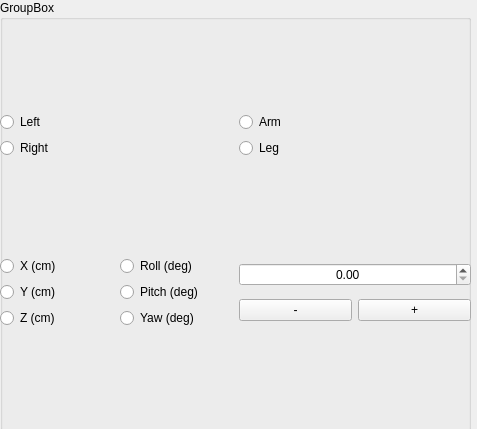
<?xml version="1.0" encoding="UTF-8"?>
<ui version="4.0">
 <class>Form</class>
 <widget class="QWidget" name="Form">
  <property name="geometry">
   <rect>
    <x>0</x>
    <y>0</y>
    <width>477</width>
    <height>429</height>
   </rect>
  </property>
  <property name="windowTitle">
   <string>Form</string>
  </property>
  <widget class="QGroupBox" name="groupBox">
   <property name="geometry">
    <rect>
     <x>0</x>
     <y>0</y>
     <width>471</width>
     <height>431</height>
    </rect>
   </property>
   <property name="title">
    <string>GroupBox</string>
   </property>
   <widget class="QWidget" name="gridLayoutWidget">
    <property name="geometry">
     <rect>
      <x>0</x>
      <y>20</y>
      <width>471</width>
      <height>401</height>
     </rect>
    </property>
    <layout class="QGridLayout" name="gridLayout">
     <item row="0" column="0">
      <layout class="QVBoxLayout" name="verticalLayout_3">
       <item>
        <widget class="QRadioButton" name="radioButton_1">
         <property name="text">
          <string>Left</string>
         </property>
         <attribute name="buttonGroup">
          <string notr="true">buttonGroup</string>
         </attribute>
        </widget>
       </item>
       <item>
        <widget class="QRadioButton" name="radioButton_2">
         <property name="text">
          <string>Right</string>
         </property>
         <attribute name="buttonGroup">
          <string notr="true">buttonGroup</string>
         </attribute>
        </widget>
       </item>
      </layout>
     </item>
     <item row="0" column="1">
      <layout class="QVBoxLayout" name="verticalLayout_4">
       <item>
        <widget class="QRadioButton" name="radioButton_3">
         <property name="text">
          <string>Arm</string>
         </property>
         <attribute name="buttonGroup">
          <string notr="true">buttonGroup_2</string>
         </attribute>
        </widget>
       </item>
       <item>
        <widget class="QRadioButton" name="radioButton_4">
         <property name="text">
          <string>Leg</string>
         </property>
         <attribute name="buttonGroup">
          <string notr="true">buttonGroup_2</string>
         </attribute>
        </widget>
       </item>
      </layout>
     </item>
     <item row="1" column="0">
      <layout class="QGridLayout" name="gridLayout_2">
       <item row="1" column="0">
        <widget class="QRadioButton" name="radioButton_6">
         <property name="text">
          <string>Y (cm)</string>
         </property>
         <attribute name="buttonGroup">
          <string notr="true">buttonGroup_3</string>
         </attribute>
        </widget>
       </item>
       <item row="0" column="0">
        <widget class="QRadioButton" name="radioButton_5">
         <property name="text">
          <string>X (cm)</string>
         </property>
         <attribute name="buttonGroup">
          <string notr="true">buttonGroup_3</string>
         </attribute>
        </widget>
       </item>
       <item row="2" column="0">
        <widget class="QRadioButton" name="radioButton_7">
         <property name="text">
          <string>Z (cm)</string>
         </property>
         <attribute name="buttonGroup">
          <string notr="true">buttonGroup_3</string>
         </attribute>
        </widget>
       </item>
       <item row="0" column="1">
        <widget class="QRadioButton" name="radioButton_8">
         <property name="text">
          <string>Roll (deg)</string>
         </property>
         <attribute name="buttonGroup">
          <string notr="true">buttonGroup_3</string>
         </attribute>
        </widget>
       </item>
       <item row="1" column="1">
        <widget class="QRadioButton" name="radioButton_9">
         <property name="text">
          <string>Pitch (deg)</string>
         </property>
         <attribute name="buttonGroup">
          <string notr="true">buttonGroup_3</string>
         </attribute>
        </widget>
       </item>
       <item row="2" column="1">
        <widget class="QRadioButton" name="radioButton_10">
         <property name="text">
          <string>Yaw (deg)</string>
         </property>
         <attribute name="buttonGroup">
          <string notr="true">buttonGroup_3</string>
         </attribute>
        </widget>
       </item>
      </layout>
     </item>
     <item row="1" column="1">
      <layout class="QVBoxLayout" name="verticalLayout_5">
       <item>
        <layout class="QVBoxLayout" name="verticalLayout_6">
         <item>
          <widget class="QDoubleSpinBox" name="doubleSpinBox">
           <property name="alignment">
            <set>Qt::AlignCenter</set>
           </property>
          </widget>
         </item>
        </layout>
       </item>
       <item>
        <layout class="QHBoxLayout" name="horizontalLayout">
         <item>
          <widget class="QPushButton" name="pushButton_minus">
           <property name="text">
            <string>-</string>
           </property>
          </widget>
         </item>
         <item>
          <widget class="QPushButton" name="pushButton_plus">
           <property name="text">
            <string>+</string>
           </property>
          </widget>
         </item>
        </layout>
       </item>
      </layout>
     </item>
    </layout>
   </widget>
  </widget>
 </widget>
 <resources/>
 <connections/>
 <buttongroups>
  <buttongroup name="buttonGroup_2"/>
  <buttongroup name="buttonGroup_3"/>
  <buttongroup name="buttonGroup"/>
 </buttongroups>
</ui>
